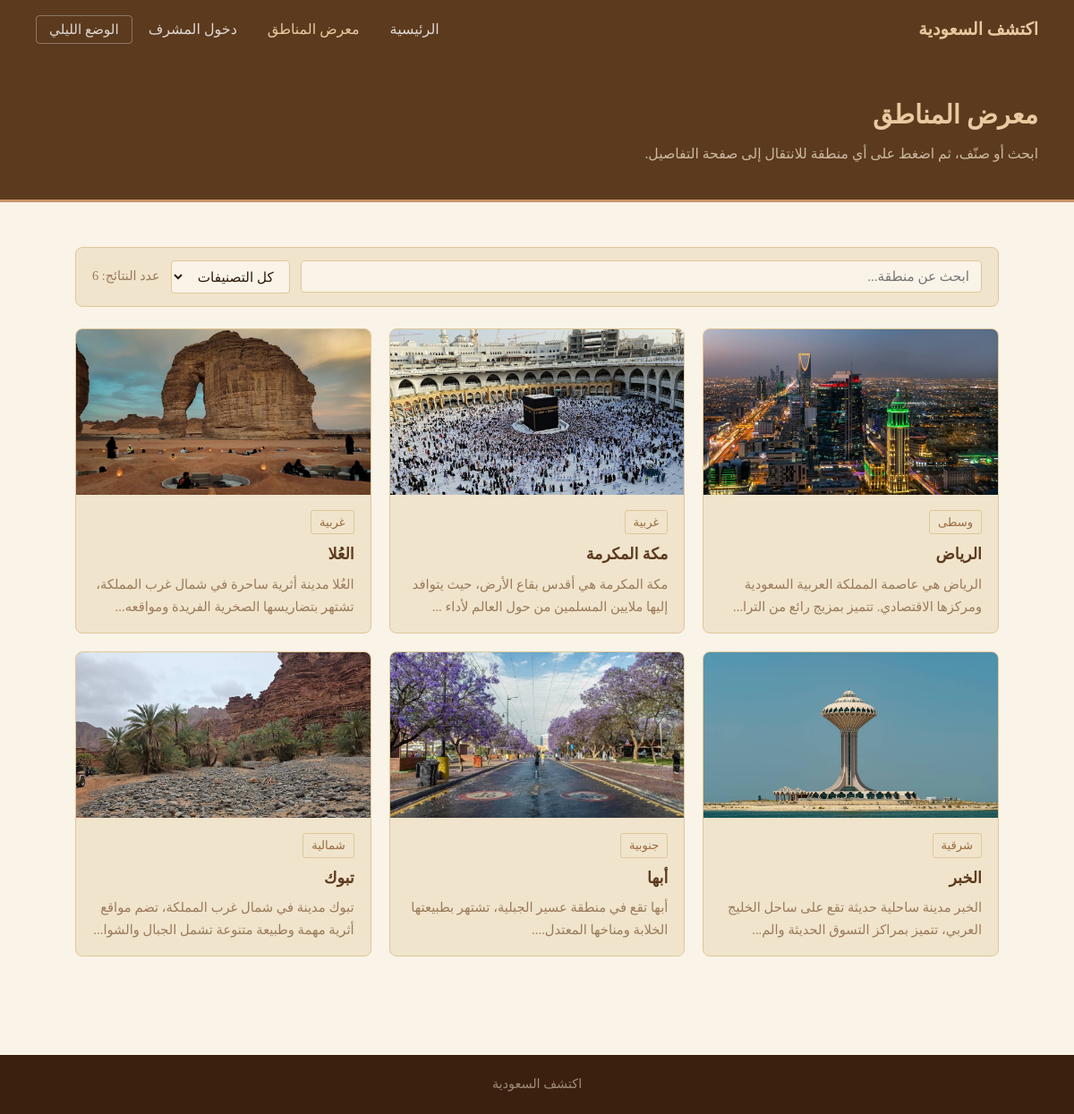
/gallery.php, run on the app's committed database.
### tables this page shows
CREATE TABLE `places` (
  `id` int NOT NULL,
  `name` varchar(255) NOT NULL,
  `region` varchar(100) NOT NULL,
  `category` varchar(100) NOT NULL,
  `description` text NOT NULL,
  `activities` text,
  `landmarks` text,
  `main_image` varchar(255) DEFAULT NULL,
  `gallery_image1` varchar(255) DEFAULT NULL,
  `gallery_image2` varchar(255) DEFAULT NULL,
  `gallery_image3` varchar(255) DEFAULT NULL,
  `created_at` timestamp NULL DEFAULT CURRENT_TIMESTAMP
);

### gallery.php (the view, shortened to what this page needs)
<?php
require_once 'config.php';
$result = $conn->query("SELECT id, name, region, category, description, main_image FROM places ORDER BY id ASC");
$places = $result->fetch_all(MYSQLI_ASSOC);
?>
<!DOCTYPE html>
<html lang="ar" dir="rtl">
<head>
    <link rel="stylesheet" href="css/style.css">
</head>
<body>
<nav>
    <a class="nav-brand" href="index.php">اكتشف السعودية</a>
    <ul class="nav-links">
        <li><a href="index.php">الرئيسية</a></li>
        <li><a href="gallery.php" class="active">معرض المناطق</a></li>
        <li><a href="admin/login.php">دخول المشرف</a></li>
        <li><button class="night-toggle" onclick="toggleNightMode()" id="nightBtn">الوضع الليلي</button></li>
    </ul>
</nav>
<div class="page-banner">
    <h1>معرض المناطق</h1>
    <p>ابحث أو صنّف، ثم اضغط على أي منطقة للانتقال إلى صفحة التفاصيل.</p>
</div>
<div class="section">
    <div class="container">
        <div class="filter-bar">
            <input type="text" id="searchInput" placeholder="ابحث عن منطقة..." oninput="filterPlaces()">
            <select id="categoryFilter" onchange="filterPlaces()">
                <option value="">كل التصنيفات</option>
            </select>
            <span class="results-count" id="resultsCount">عدد النتائج: <?php echo count($places); ?></span>
        </div>
        <div class="places-grid" id="placesGrid">
            <?php foreach ($places as $place): ?>
            <a href="details.php?id=<?php echo $place['id']; ?>"
               class="place-card place-item"
               data-name="<?php echo htmlspecialchars($place['name']); ?>"
               data-category="<?php echo htmlspecialchars($place['category']); ?>"
               data-region="<?php echo htmlspecialchars($place['region']); ?>">
                <?php if ($place['main_image'] && file_exists('uploads/' . $place['main_image'])): ?>
                    <img src="uploads/<?php echo htmlspecialchars($place['main_image']); ?>" alt="<?php echo htmlspecialchars($place['name']); ?>">
                <?php else: ?>
                    <div class="place-card-img"></div>
                <?php endif; ?>
                <div class="place-card-body">
                    <span class="tag"><?php echo htmlspecialchars($place['category']); ?></span>
                    <h3><?php echo htmlspecialchars($place['name']); ?></h3>
                    <p><?php echo mb_substr(htmlspecialchars($place['description']), 0, 85); ?>...</p>
                </div>
            </a>
            <?php endforeach; ?>
        </div>
    </div>
</div>
<footer>
    <p>اكتشف السعودية</p>
</footer>
</body>
</html>

### css/style.css (style rules this page uses)
:root { --tan: #C9956A; --tan-light: #E8C9A0; --tan-dark: #9A6B3E; --cream: #FAF3E8; --cream-deep: #F0E4CC; --brown: #5C3A1E; --brown-dark: #3B2010; --text: #2E1A0A; --text-mid: #6B4A2A; --text-light: #9A7A5A; --border: #DEC89A; --radius: 8px; }
* { margin: 0; padding: 0; box-sizing: border-box; }
body { font-family: 'Parastoo', 'Amiri', serif; direction: rtl; text-align: right; background: var(--cream); color: var(--text); transition: background 0.3s, color 0.3s; line-height: 1.8; font-size: 1rem; }
a { text-decoration: none; color: inherit; }
nav { background: var(--brown); display: flex; align-items: center; justify-content: space-between; padding: 0 40px; position: sticky; top: 0; z-index: 100; }
.nav-brand { color: var(--tan-light); font-size: 1.2rem; font-weight: bold; padding: 16px 0; }
.nav-links { display: flex; list-style: none; gap: 2px; align-items: center; }
.nav-links a { color: rgba(255,255,255,0.8); padding: 8px 16px; font-size: 1rem; transition: color 0.2s; }
.nav-links a:hover, .nav-links a.active { color: var(--tan-light); }
.night-toggle { background: transparent; border: 1px solid rgba(255,255,255,0.3); color: rgba(255,255,255,0.8); padding: 6px 14px; border-radius: 4px; cursor: pointer; font-family: 'Parastoo', serif; font-size: 0.95rem; transition: color 0.2s, border-color 0.2s; }
.page-banner { background: var(--brown); color: var(--cream); padding: 36px 40px; border-bottom: 3px solid var(--tan); }
.page-banner h1 { font-size: 1.8rem; color: var(--tan-light); margin-bottom: 4px; }
.page-banner p { color: rgba(240,228,204,0.75); font-size: 0.98rem; }
.container { max-width: 1080px; margin: 0 auto; padding: 0 24px; }
.section { padding: 50px 24px; }
.places-grid { display: grid; grid-template-columns: repeat(auto-fill, minmax(300px, 1fr)); gap: 20px; }
.place-card { background: var(--cream-deep); border: 1px solid var(--border); border-radius: var(--radius); overflow: hidden; display: block; transition: border-color 0.2s; }
.place-card img, .place-card-img { width: 100%; height: 185px; object-fit: cover; background: var(--tan-light); display: block; }
.place-card-body { padding: 16px 18px; }
.place-card-body h3 { font-size: 1.1rem; color: var(--brown); margin-bottom: 5px; }
.tag { display: inline-block; color: var(--tan-dark); border: 1px solid var(--border); padding: 1px 9px; border-radius: 3px; font-size: 0.82rem; margin-bottom: 7px; }
.place-card-body p { color: var(--text-light); font-size: 0.92rem; line-height: 1.7; }
.filter-bar { display: flex; gap: 12px; align-items: center; flex-wrap: wrap; margin-bottom: 24px; padding: 14px 18px; border: 1px solid var(--border); border-radius: var(--radius); background: var(--cream-deep); }
.filter-bar input, .filter-bar select { padding: 8px 13px; border: 1px solid var(--border); border-radius: 4px; background: var(--cream); color: var(--text); font-family: 'Parastoo', serif; font-size: 0.95rem; }
.filter-bar input { flex: 1; min-width: 160px; }
.results-count { color: var(--text-light); font-size: 0.9rem; margin-right: auto; }
footer { background: var(--brown-dark); color: rgba(240,228,204,0.55); text-align: center; padding: 20px; font-size: 0.9rem; margin-top: 60px; }

### data on the page
places: main_image (picture), category "وسطى", name "الرياض", description "الرياض هي عاصمة المملكة العربية السعودية ومركزها الاقتصادي. تتميز بمزيج رائع من الترا"
places: main_image (picture), category "غربية", name "مكة المكرمة", description "مكة المكرمة هي أقدس بقاع الأرض، حيث يتوافد إليها ملايين المسلمين من حول العالم لأداء"
places: main_image (picture), category "غربية", name "العُلا", description "العُلا مدينة أثرية ساحرة في شمال غرب المملكة، تشتهر بتضاريسها الصخرية الفريدة ومواقعه"
places: main_image (picture), category "شرقية", name "الخبر", description "الخبر مدينة ساحلية حديثة تقع على ساحل الخليج العربي، تتميز بمراكز التسوق الحديثة والم"
places: main_image (picture), category "جنوبية", name "أبها", description "أبها تقع في منطقة عسير الجبلية، تشتهر بطبيعتها الخلابة ومناخها المعتدل."
places: main_image (picture), category "شمالية", name "تبوك", description "تبوك مدينة في شمال غرب المملكة، تضم مواقع أثرية مهمة وطبيعة متنوعة تشمل الجبال والشوا"

### other printed values
count($places) "6"
